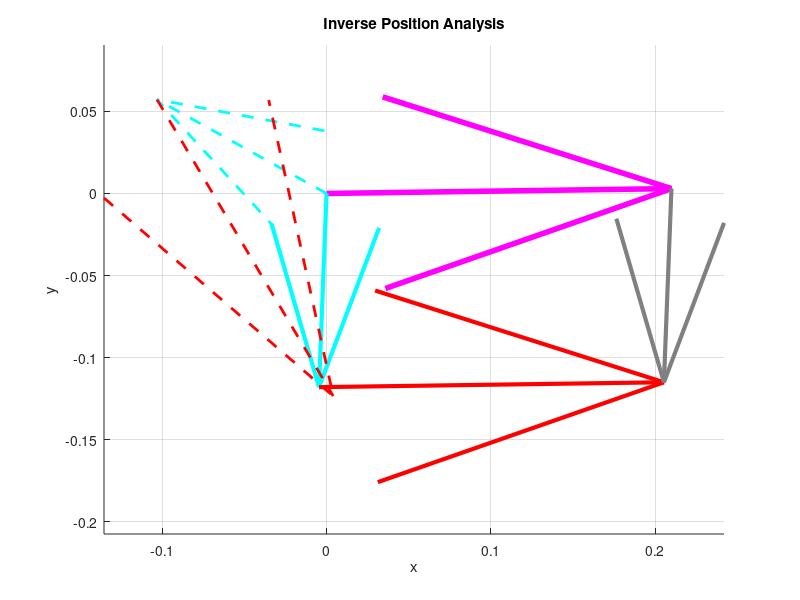
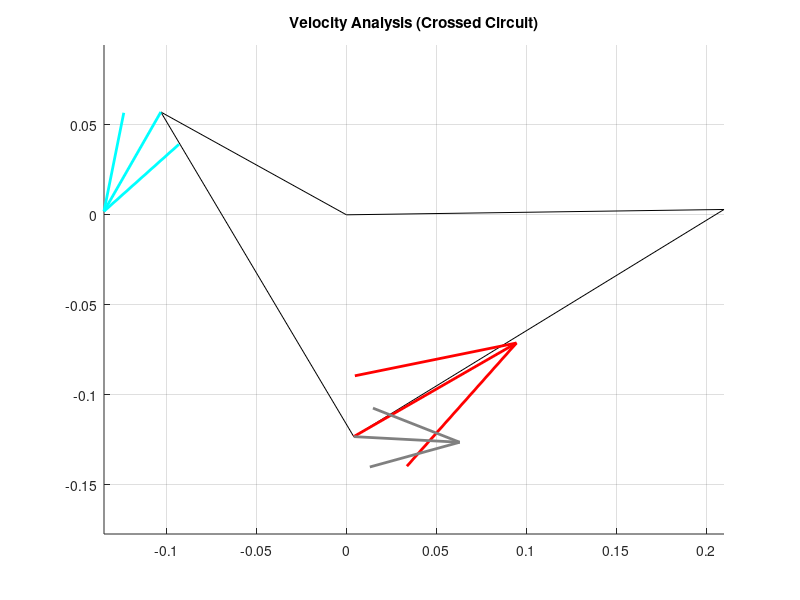
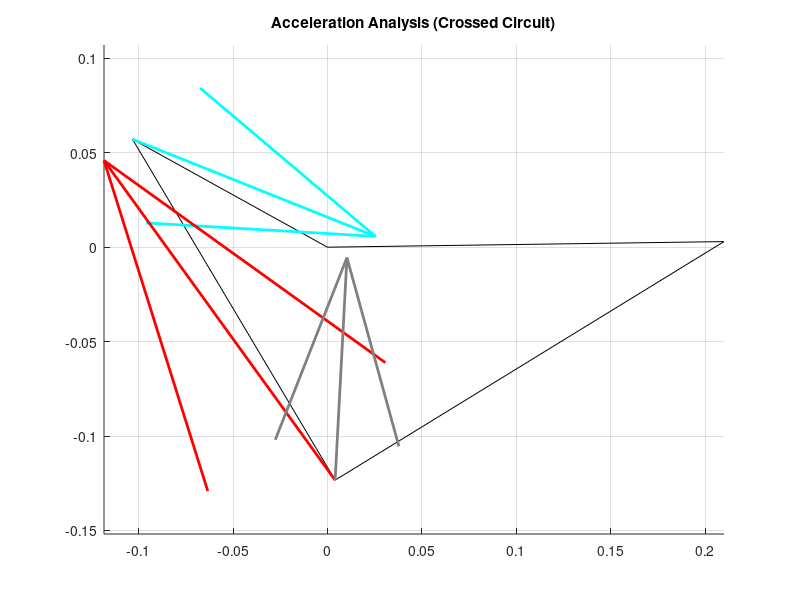

Here is the MATLAB script that generated these plots, in order:
clear all
close all
clc

% --- 1. Define Parameters (Unit: meters) ---
L1 = 0.210; % Ground (d) - Pink
L2 = 0.118; % Crank (a) - Cyan (Half Blue)
L3 = 0.210; % Coupler (b) - Red
L4 = 0.118; % Rocker (c) - Grey (Input Link for Inverse)

a = L2;
b = L3;
c = L4;
d = L1;

% --- 2. Input Parameter (Theta 4 Known) ---
% Ground is lifted by 0.81 degrees
offset_deg = 0.81;
offset = deg2rad(offset_deg);

q4d = -92.2333; % Known Input Angle (Theta 4)
q4 = deg2rad(q4d) - offset; % Local Theta 4

% --- 3. Define K Constants (Inverse: Link 4 is Input) ---
% Swapping 'a' and 'c' roles from standard formula
K1 = d/c; 
K2 = d/a;
K3 = (c^2 - b^2 + a^2 + d^2)/(2*c*a); 

% Constants for Theta 3 derivation (Geometric coefficients)
% P*cos(q3) + Q*sin(q3) + R = 0
P_coeff = -2*b*(d + c*cos(q4));
Q_coeff = -2*b*c*sin(q4);
R_coeff = d^2 + c^2 + b^2 - a^2 + 2*d*c*cos(q4);

% --- 4. Calculate Coefficients for Theta 2 (Crank) ---
% Using Freudenstein Pattern A, B, C
A = cos(q4) - K1 - K2*cos(q4) + K3;
B = -2*sin(q4);
C = K1 - (K2+1)*cos(q4) + K3;

% --- 5. Calculate Coefficients for Theta 3 (Coupler) ---
% Using Geometric Pattern D, E, F derived from Loop Closure
D = R_coeff - P_coeff;
E = 2*Q_coeff;
F = R_coeff + P_coeff;

% --- 6. Solve for Theta 2 (Crank) ---
q21 = 2*atan((-B + sqrt(B^2 - 4*A*C))/(2*A)); % Solution 1
q22 = 2*atan((-B - sqrt(B^2 - 4*A*C))/(2*A)); % Solution 2

q21d = rad2deg(q21) + offset_deg;
q22d = rad2deg(q22) + offset_deg;

% --- 7. Solve for Theta 3 (Coupler) ---
q31 = 2*atan((-E + sqrt(E^2 - 4*D*F))/(2*D)); % Solution 1
q32 = 2*atan((-E - sqrt(E^2 - 4*D*F))/(2*D)); % Solution 2

q31d = rad2deg(q31) + offset_deg;
q32d = rad2deg(q32) + offset_deg;

% --- 8. Vector Calculation for Plotting ---
% Ground Vector
RO4O2 = d*exp(j*offset); 
RO4O2x = real(RO4O2); RO4O2y = imag(RO4O2);

% Case 1: Open Circuit (Using pair 1)
RA1 = a*exp(j*(q21 + offset));       
RBA1 = b*exp(j*(q31 + offset));        
RBO4_1 = c*exp(j*(q4 + offset));    

RA1x = real(RA1); RA1y = imag(RA1);
RBA1x = real(RBA1); RBA1y = imag(RBA1); 
RBO4_1x = real(RBO4_1); RBO4_1y = imag(RBO4_1);
RB1x = RA1x + RBA1x; RB1y = RA1y + RBA1y;

% Case 2: Crossed Circuit (Using pair 2)
RA2 = a*exp(j*(q22 + offset));       
RBA2 = b*exp(j*(q32 + offset));
RBO4_2 = c*exp(j*(q4 + offset));    

RA2x = real(RA2); RA2y = imag(RA2);
RBA2x = real(RBA2); RBA2y = imag(RBA2);
RBO4_2x = real(RBO4_2); RBO4_2y = imag(RBO4_2);
RB2x = RA2x + RBA2x; RB2y = RA2y + RBA2y;

% --- 9. Plotting (Position) ---
figure(1)
title('Inverse Position Analysis'); hold on;

% Plot Case 1 (Open) - Solid lines
quiver(0,0, RO4O2x, RO4O2y, 0, 'Color', [1 0 1], 'MaxHeadSize', 0.5, 'LineWidth', 4); % Ground (Pink)
quiver(0,0, RA1x, RA1y, 0, 'cyan', 'MaxHeadSize', 0.5, 'LineWidth', 3); % Crank (Cyan)
quiver(RA1x, RA1y, RBA1x, RBA1y, 0, 'red', 'MaxHeadSize', 0.5, 'LineWidth', 3); % Coupler (Red)
quiver(RO4O2x, RO4O2y, RBO4_1x, RBO4_1y, 0, 'Color', [0.5 0.5 0.5], 'MaxHeadSize', 0.5, 'LineWidth', 3); % Rocker (Grey)

% Plot Case 2 (Crossed) - Dashed lines for distinction
quiver(0,0, RA2x, RA2y, 0, 'cyan', 'MaxHeadSize', 0.5, 'LineWidth', 2, 'LineStyle', '--'); 
quiver(RA2x, RA2y, RBA2x, RBA2y, 0, 'red', 'MaxHeadSize', 0.5, 'LineWidth', 2, 'LineStyle', '--');
quiver(RO4O2x, RO4O2y, RBO4_2x, RBO4_2y, 0, 'Color', [0.5 0.5 0.5], 'MaxHeadSize', 0.5, 'LineWidth', 2, 'LineStyle', '--');

axis equal; grid on; xlabel('x'); ylabel('y');


% --- 10. Velocity Analysis (Inverse) ---
% Assuming Link 4 (Rocker) is the Driver for this inverse calculation
w4 = 10; % Example Input Velocity rad/s (Since problem requires calculation, we assume a value)

% Inverse Velocity Formulas (Derived from w4 input)
% w2 = w4 * (c*sin(q4-q3)) / (a*sin(q2-q3))
% w3 = w4 * (c*sin(q4-q2)) / (b*sin(q3-q2))

% For Case 2 (Crossed Circuit - as per example flow)
w2_2 = (c*w4*sin(q4-q32))/(a*sin(q22-q32)); 
w3_2 = (c*w4*sin(q4-q22))/(b*sin(q32-q22));

% Velocity Vectors
VA = j*a*w2_2*exp(j*q22);
VAx = real(VA); VAy = imag(VA);

VBA = j*b*w3_2*exp(j*q32);
VBAx = real(VBA); VBAy = imag(VBA);

VB = j*c*w4*exp(j*q4);
VBx = real(VB); VBy = imag(VB);

figure(2)
title('Velocity Analysis (Crossed Circuit)'); hold on;
% Draw Linkage skeleton
plot([0 RA2x RA2x+RBA2x RO4O2x 0], [0 RA2y RA2y+RBA2y RO4O2y 0], 'k-');
% Draw Velocity Vectors
quiver(RA2x, RA2y, VAx/20, VAy/20, 0, 'cyan', 'MaxHeadSize', 0.5, 'LineWidth', 2); 
quiver(RB2x, RB2y, VBAx/20, VBAy/20, 0, 'red', 'MaxHeadSize', 0.5, 'LineWidth', 2); 
quiver(RB2x, RB2y, VBx/20, VBy/20, 0, 'Color', [0.5 0.5 0.5], 'MaxHeadSize', 0.5, 'LineWidth', 2); 
axis equal; grid on;


% --- 11. Acceleration Analysis (Inverse) ---
alpha4 = 0; % Example Input Accel rad/s^2

% Solve Linear Equations for alpha2 and alpha3 (Using Case 2)
% Eq: A*alpha2 + B*alpha3 = C
%     D*alpha2 + E*alpha3 = F

% Terms from acceleration loop equation (rearranged for alpha2, alpha3)
% Real part: -a*sin(q2)*alpha2 - b*sin(q3)*alpha3 = ...
% Imag part:  a*cos(q2)*alpha2 + b*cos(q3)*alpha3 = ...

A_acc = -a*sin(q22); 
B_acc = -b*sin(q32);
C_acc = a*w2_2^2*cos(q22) + b*w3_2^2*cos(q32) - c*w4^2*cos(q4) - c*alpha4*sin(q4) + d*0; % d term is 0

D_acc = a*cos(q22); 
E_acc = b*cos(q32);
F_acc = a*w2_2^2*sin(q22) + b*w3_2^2*sin(q32) - c*w4^2*sin(q4) + c*alpha4*cos(q4);

% Cramer's Rule / Determinant Solve
Det = A_acc*E_acc - B_acc*D_acc;
alpha2_2 = (C_acc*E_acc - B_acc*F_acc)/Det;
alpha3_2 = (A_acc*F_acc - C_acc*D_acc)/Det;

% Acceleration Vectors (Polar)
AA = j*a*alpha2_2*exp(j*q22) - a*w2_2^2*exp(j*q22);
AAx = real(AA); AAy = imag(AA);

ABA = j*b*alpha3_2*exp(j*q32) - b*w3_2^2*exp(j*q32);
ABAx = real(ABA); ABAy = imag(ABA);

AB = j*c*alpha4*exp(j*q4) - c*w4^2*exp(j*q4);
ABx = real(AB); ABy = imag(AB);

figure(3)
title('Acceleration Analysis (Crossed Circuit)'); hold on;
plot([0 RA2x RA2x+RBA2x RO4O2x 0], [0 RA2y RA2y+RBA2y RO4O2y 0], 'k-');
quiver(RA2x, RA2y, AAx/100, AAy/100, 0, 'cyan', 'MaxHeadSize', 0.5, 'LineWidth', 2); 
quiver(RB2x, RB2y, ABAx/100, ABAy/100, 0, 'red', 'MaxHeadSize', 0.5, 'LineWidth', 2); 
quiver(RB2x, RB2y, ABx/100, ABy/100, 0, 'Color', [0.5 0.5 0.5], 'MaxHeadSize', 0.5, 'LineWidth', 2); 
axis equal; grid on;

% Display Results
disp('--- Position Results ---');
disp(['Input Theta 4: ', num2str(q4d)]);
disp(['Calc Theta 2 (Crossed): ', num2str(q22d)]);
disp(['Calc Theta 3 (Crossed): ', num2str(q32d)]);
